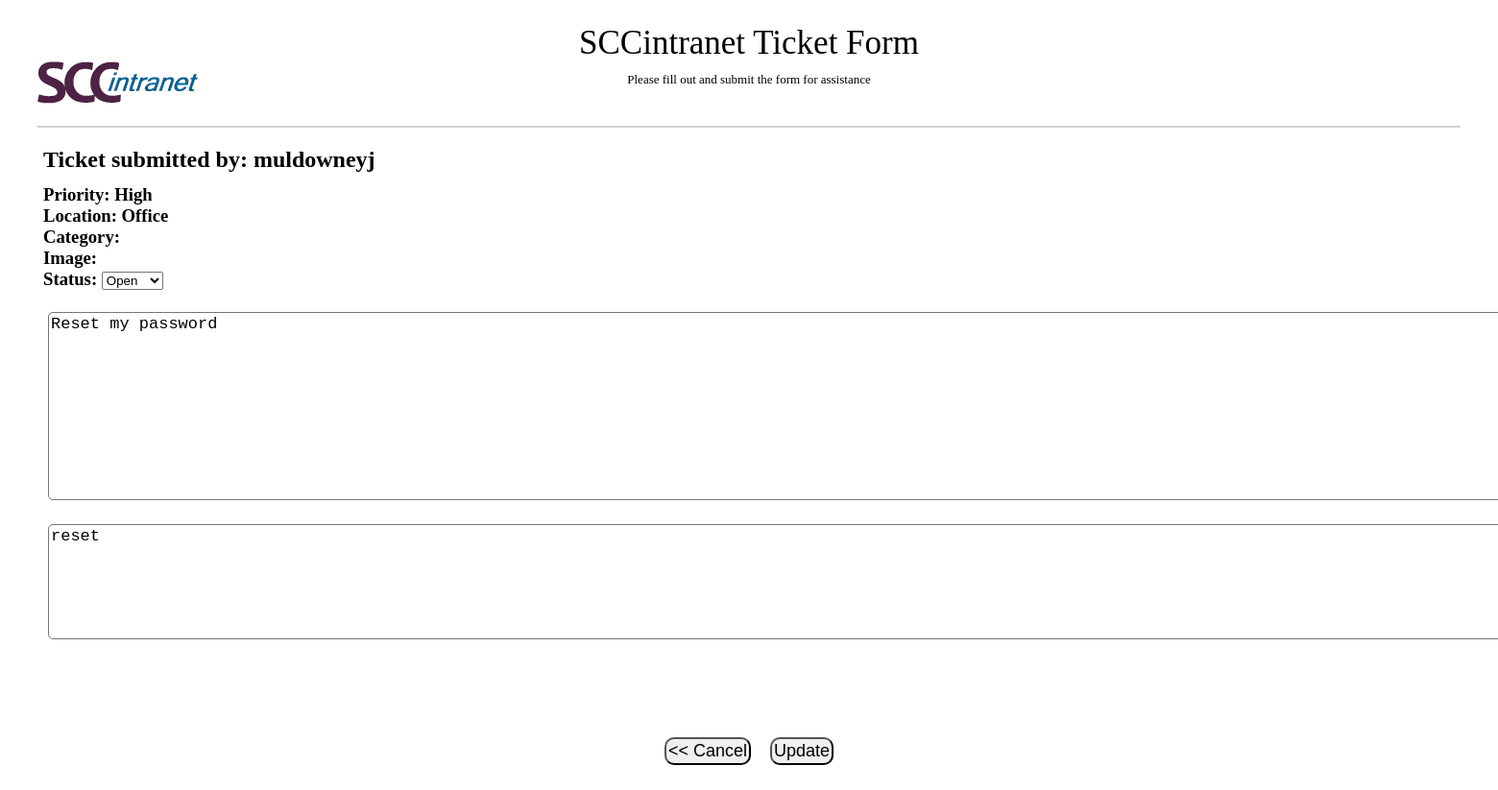
/ticket.php?access=muldowneyj&ticket_num=1, run on the app's committed database.
### tables this page shows
CREATE TABLE `ticketinfo` (
  `Id` int(11) NOT NULL,
  `Location` text NOT NULL,
  `Priority` text NOT NULL,
  `Status` text NOT NULL,
  `Description` text NOT NULL,
  `DateOpen` date NOT NULL,
  `DateUpdate` date DEFAULT NULL,
  `DateClose` date DEFAULT NULL,
  `CloseDesc` text DEFAULT NULL,
  `UserOpen` text NOT NULL,
  `UserUpdate` text DEFAULT NULL,
  `Category` text NOT NULL,
  `Image` text DEFAULT NULL
);

### ExistingTicketForm.php (the view, shortened to what this page needs)
<div class="container">
<div class="flexing">
<div class="header">
<h2>Ticket submitted by:  <?php echo $userOpen ?></h2>
</div>
</div>
<div class="flexing">
<div style="width: 450px;">
<h3>
<p style="margin-left: 20px;margin-top:-40px;">
Priority:  <?php echo $Priority?><br>
Location:  <?php echo $Location  ?><br>
Category:  <?php echo $Category ?><br>
Image: <span id="imageName" style="cursor: pointer; color: blue; text-decoration: underline;" > <?php echo $Image; $imagePath = 'docs/' . $Image;?> </span><br>
Status: <Select name = "Status">
	<option><?php echo $Status; ?></option>
	</SELECT>
    </p>
	</h3>
</div>
	</div>
	<div class="textbox">
    <textarea rows = "10" cols = "150" name = "Description"><?php echo trim($Description);?></textarea>
	</div>
    <div class="MIS">
        <textarea rows = "6" cols = "150" name = "End_Notes" placeholder="Mis notes to resolve TA" required><?php echo trim($CloseDesc);?></textarea>
	</div>
</div>

### ticket.php (shortened to what this page needs)
<html>
<?php include '../tickets/headers/headerform.php'; ?>
<body>
<?php
$new_ticket=$_GET['new_ticket'] ?? "";
$ticketId = $_GET['ticket_num'] ?? "";
	require "query.php";
	$sql = $con->prepare("SELECT UserOpen, Priority, Location, Category, Status, Description, CloseDesc, Image FROM ticketinfo WHERE Id = ?");
	$sql->bind_param("i", $ticketId);
    $sql->execute();
	$result = $sql->get_result();
?>
<FORM NAME="TICKET" ENCTYPE="multipart/form-data" METHOD="post" ACTION="/applications/tickets/ticket_save.php">
<?php
if($new_ticket == 'yes'){
	include '../tickets/NewTicketForm.php';
}
else{
while($row = mysqli_fetch_assoc($result)){
    $userOpen = $row['UserOpen'];
    $Priority = $row['Priority'];
    $Location = $row['Location'];
    $Status = $row['Status'];
    $Description = $row['Description'];
    $CloseDesc = $row['CloseDesc'];
		include '../tickets/ExistingTicketForm.php';
}
}?>
<div class="buttons">
	<?php if($new_ticket == 'yes'): ?>
	<input TYPE="button" VALUE="<< CANCEL" onClick="history.go(-1)" >
	<input TYPE="submit" VALUE="Submit" style="cursor:pointer;" title="create a ticket">
	<?php else : ?>
	<input TYPE="button" VALUE="<< Cancel" onClick="history.go(-1)" >
	<input TYPE="submit" VALUE="Update" style="cursor:pointer;" title="update ticket info">
	<?php endif; ?>
</FORM>
</body>
</html>

### style1.css (style rules this page uses)
body { margin: 0; padding: 0; }
.flexing { display: flex; }
.buttons { display: flex; justify-content: center; align-items: center; border-radius: 5px; }
.buttons input { border-radius: 10px; cursor: pointer; font-size: 18px; padding: 2px; margin: 10px; }
.container { margin-left: 25px; margin-right: 25px; margin-bottom: 25px; max-height: 2000px; height: 75%; max-width: 1850px; width: 100%; position: relative; }
.header { height: 80px; margin-left: 20px; width: 650px; }
.textbox { padding: 5px; margin-left: 20px; margin-bottom: 40px; max-width: 1100px; max-height: 400px; resize: none; }
.textbox textarea { font-size: 17px; border-radius: 5px; resize: none; }
.MIS { padding: 5px; margin-left: 20px; }
.MIS textarea { font-size: 17px; border-radius: 5px; margin-top: -25px; }

### data on the page
ticketinfo: UserOpen "muldowneyj", Priority "High", Location "Office", Status "Open", Description "Reset my password", End_Notes "reset"
